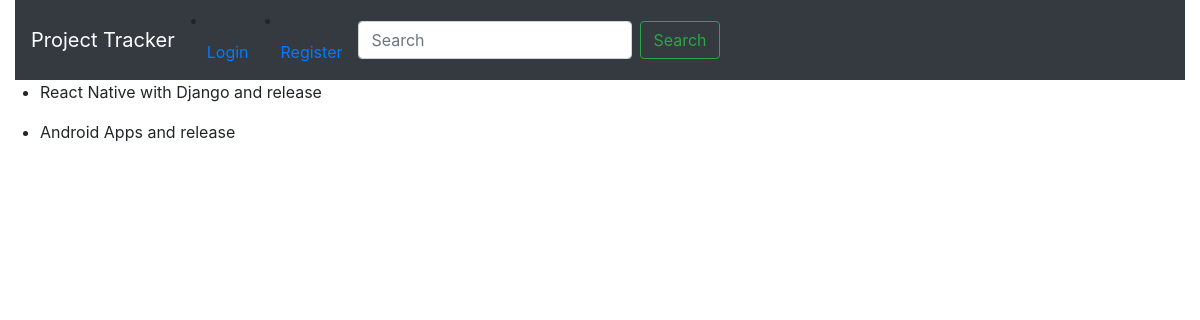
The page /Released on the database its author committed.
### Pmanage/models.py (models this page shows)
class Project(models.Model):
    Project_name=models.CharField(max_length=64)
    team=models.IntegerField()
    complete_percentage=models.IntegerField()
    createdate=datetime.datetime.now()
    max_day=models.IntegerField()
    status=models.CharField(max_length=64,default="unrelease")

### Pmanage/views.py (the view)
# urls.py: path("Released",views.released,name="Released"),
def released(request):
    proj = Project.objects.filter(status="release")
    return render(request, "Pmanage/Release.html",{"proj": proj})

### Pmanage/templates/Pmanage/Release.html
{% extends 'Pmanage/layout.html' %}
{% block body %}
{% for project_release in proj  %}
<ul>
    <li>
       {{project_release.Project_name}} and {{project_release.status}}
    </li>
</ul>
{% endfor %}
{% endblock %}erreer

### rows shown on the page
Project: Project_name "React Native with Django", status "release"
Project: Project_name "Android Apps", status "release"
